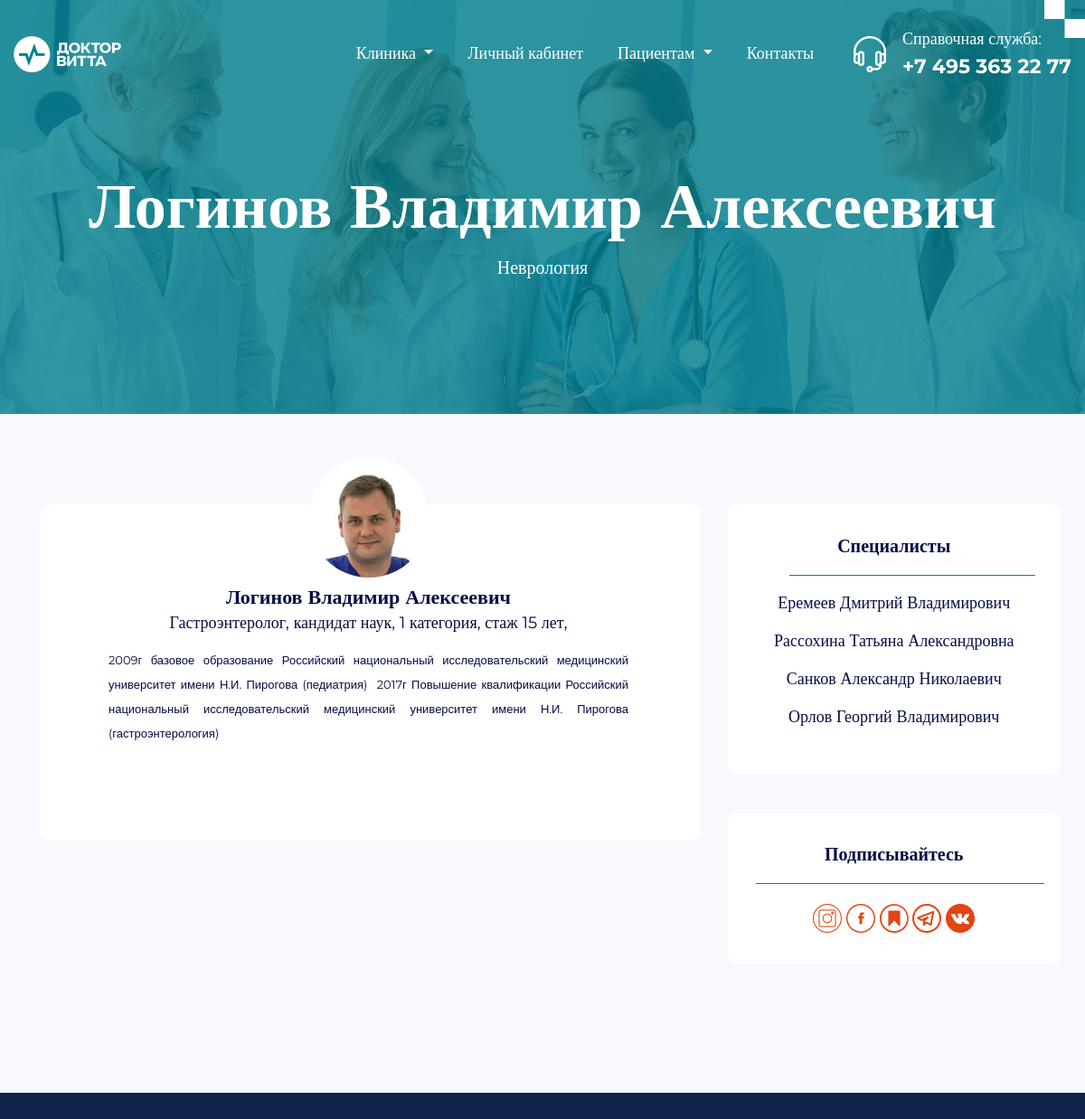
The page /doctors/1/ (upper part) on the database as committed earlier.
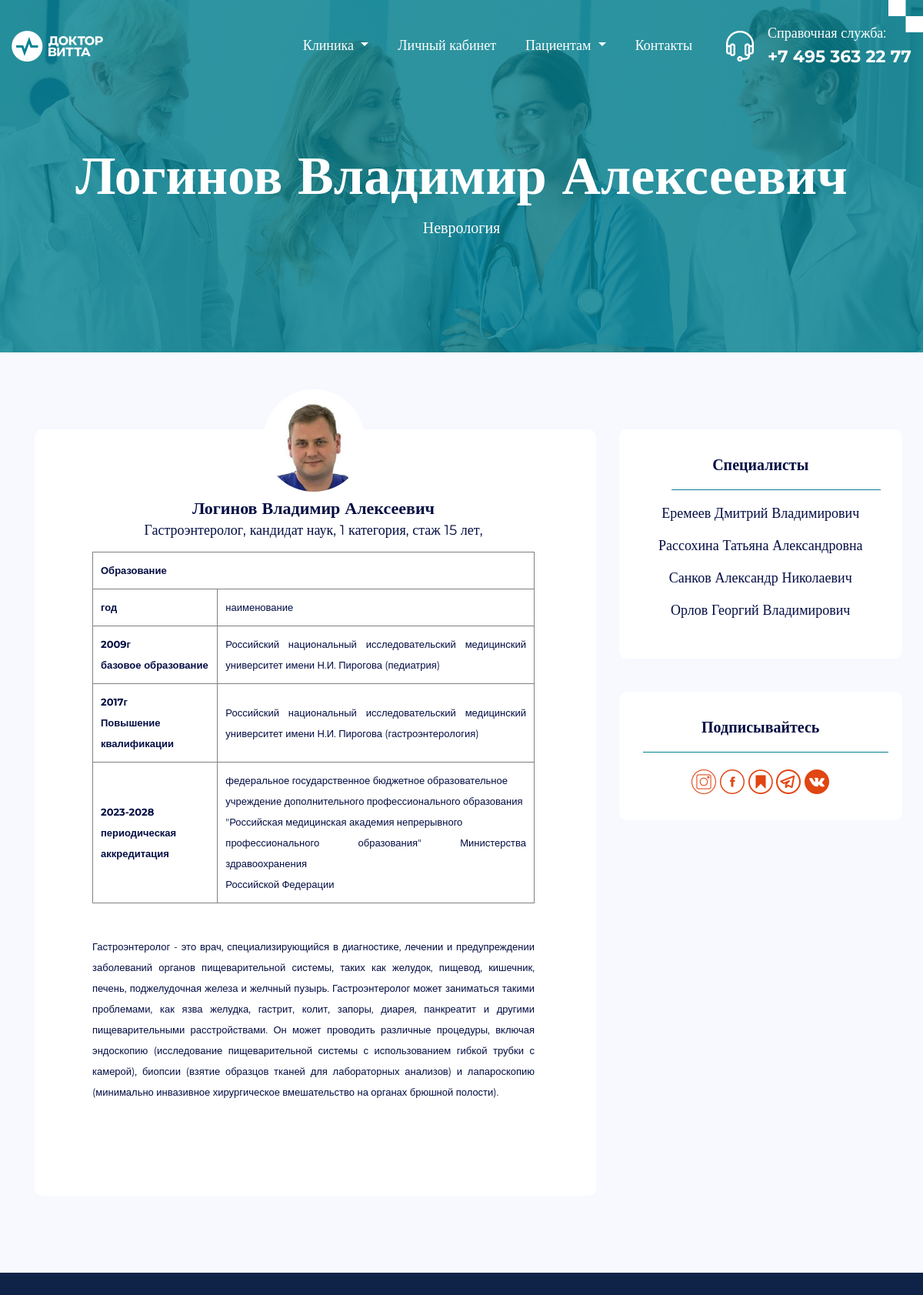
The same page on the database as committed later.
### homepage/models.py (models this page shows, shortened)
class Employee(models.Model):
    name = models.CharField(max_length=100, verbose_name='ФИО')
    departament = models.ForeignKey(Departament, on_delete=models.CASCADE, verbose_name='Отделение', null=True, blank=True)
    photo = models.ImageField(upload_to='images/photos/', verbose_name='Фото', null=True, blank=True)
    job = models.CharField(max_length=100, verbose_name='Должность', default='')
    info = RichTextField(verbose_name='Информация об образовании и аккредитации', default='')

class Departament(models.Model):
    name = models.CharField(max_length=100, verbose_name='Название отделения')
    description = models.TextField(verbose_name='Описание')
    icon = models.ImageField(upload_to='images/icons/', verbose_name='Иконка отделения')
    def __str__(self):
        return self.name

### homepage/views.py (the view)
# urls.py: path('doctors/<int:id>/', views.doctor, name='doctor'),
def doctor(request, id):
    doctor = get_object_or_404(Employee, id=id)
    employees = Employee.objects.all().exclude(id=id)
    context = {
        'doctor': doctor,
        'employees':employees,
    }
    return render(request, 'homepage/doctor.html', context=context)

### templates/homepage/doctor.html (shortened to what this page needs)
{% extends 'base.html' %}
{% load static %}
{% block page_css %}
    <link rel="stylesheet" href="{% static 'assets/bootstrap/bootstrap.min.css'%}">
    <link rel="stylesheet" href="{% static 'assets/css/owl.carousel.min.css'%}">
    <link rel="stylesheet" href="{% static 'assets/css/aos.css'%}">
    <link rel="stylesheet" href="{% static 'assets/css/custom-style.css'%}">
    <link rel="stylesheet" href="{% static 'assets/css/responsive.css'%}">
    <link rel="stylesheet" href="{% static 'assets/css/special-classes.css'%}">
    <link rel="stylesheet" href="{% static 'assets/css/superclasses.css'%}">
    <link rel="stylesheet" href="{% static 'assets/css/custom.css'%}">
    <link rel="stylesheet" href="{% static 'assets/css/mobile.css'%}">
{% endblock %}
{% block content %}
    <section class="w-100 float-left sub-banner-con position-relative">
        <div class="wrapper2">
            <div class="sub-banner-inner-box banner-inner-box position-relative text-center w-100 float-left">
                <h1 data-aos="fade-up" data-aos-duration="700">{{ doctor.name }}</h1>
                <p data-aos="fade-up" data-aos-duration="700"> {{ doctor.departament }}</p>
            </div>
        </div>
    </section>
    <section class="singleblog-section blogpage-section w-100 float-left">
        <div class="container">
            <div class="row">
                <div class="col-lg-8 col-md-12 col-sm-12 col-12">
                    <div class="main-box">
                        <div class="content5">
                            <figure class="singleblog-review1 mb-0" data-aos="fade-up" data-aos-duration="700">
                                <img src="{{ doctor.photo.url }}" alt="" class="img-fluid" width="132px">
                            </figure>
                            <div class="content">
                                <h4 data-aos="fade-up" data-aos-duration="700">{{ doctor.name }}</h4>
                                <span class="text-size-16" data-aos="fade-up" data-aos-duration="700">{{ doctor.job }}</span>
                                <div style="text-align: justify; th, td {padding: 15px;}" >
                                    <div class="text-size-13" data-aos="fade-up" data-aos-duration="700">{{ doctor.info|safe }}</div>
                                </div>
                            </div>
                        </div>
                    </div>
                </div>
                <div class="col-lg-4 col-md-12 col-sm-12 col-12 column">
                    <div class="box1 box2">
                        <h5 data-aos="fade-up" data-aos-duration="700">Специалисты</h5>
                        <ul class="list-unstyled mb-0">
                            {% for empl in employees %}
                            <li class="text-size-16" data-aos="fade-up" data-aos-duration="700"><a
                                    href="/doctors/{{ empl.id }}">{{ empl.name }}</a></li>
                            {% endfor %}
                        </ul>
                    </div>
                    {% include 'socnetworks.html' %}
                </div>
            </div>
        </div>
    </section>
{% endblock %}

Rows that differ between the two databases and show on the page:
changed Employee "Логинов Владимир Алексеевич": info "2009г базовое образование Российский национальный исследовательский медицинский университет имени Н.И. Пирогова (педиатрия) 2017г Повышение квалификации Российский национальный исследовательский медицинский университет имени Н.И. Пирогова (гастроэнтерология)" → "Образование год наименование 2009г базовое образование Российский национальный исследовательский медицинский университет имени Н.И. Пирогова (педиатрия) 2017г Повышение квалификации Российский национальный исследовательский медицинский университет имени Н.И. Пирогова (гастроэнтерология) 2023-2028 периодическая аккредитация федеральное государственное бюджетное образовательное учреждение дополнительного профессионального образования \"Российская медицинская академия непрерывного профессионального образования\" Министерства здравоохранения Российской Федерации Гастроэнтеролог - это врач, специализирующийся в диагностике, лечении и предупреждении заболеваний органов пищеварительной системы,…"
